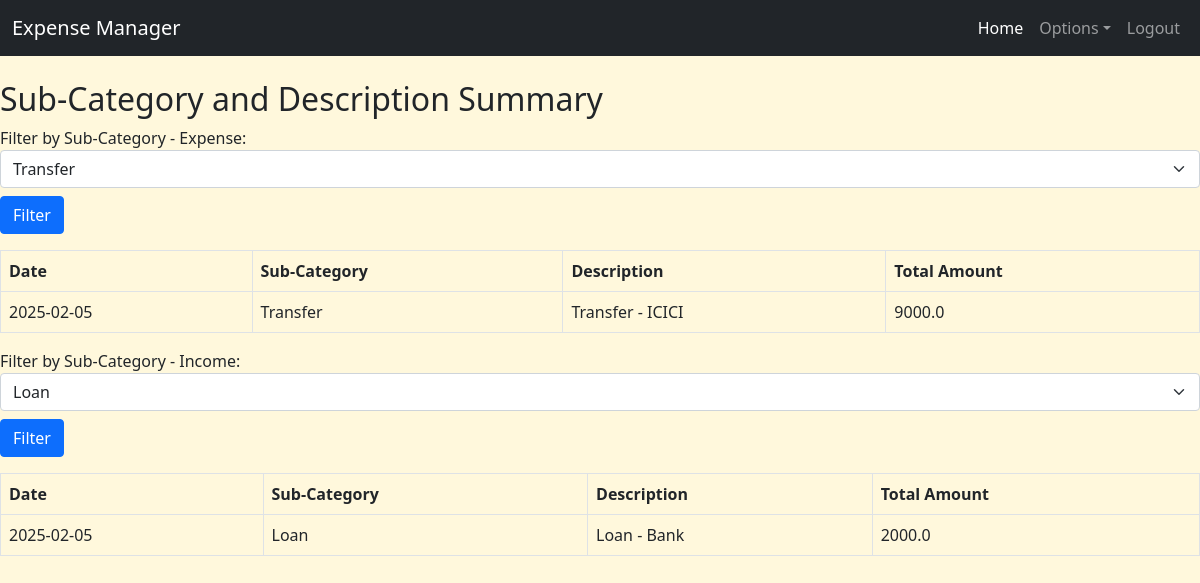
Page /filtersummary (signed in) on the committed database.
### app.py (models this page shows)
class IncomeExpenseManager(db.Model):
    id = db.Column(db.Integer, primary_key=True)
    date = db.Column(db.Date, nullable=False)
    from_bank = db.Column(db.String(10), nullable=True)
    to_bank = db.Column(db.String(10), nullable=True)
    category = db.Column(db.String(20), nullable=False)
    sub_category = db.Column(db.String(50), nullable=False)
    description = db.Column(db.String(100), nullable=False)
    amount = db.Column(db.Float, nullable=False)
    user_id = db.Column(db.Integer, db.ForeignKey('user.id'), nullable=False)  # NEW: Link expense to user
    user = db.relationship('User', backref=db.backref('expenses', lazy=True))  # NEW: Relationship

### app.py (the view)
@app.route('/filtersummary')
@login_required
def category_filter():
    categories = ["expense", "income"] #"saving", "investment",
    category_data = {}
    for category in categories:
        sub_categories = db.session.query(IncomeExpenseManager.sub_category).filter(IncomeExpenseManager.category == category, IncomeExpenseManager.user_id == current_user.id).distinct().all()
        sub_categories = [row[0] for row in sub_categories]  # Extract values
        selected_sub_category = request.args.get(f'sub_category_{category}', sub_categories[0] if sub_categories else None)
        sub_cat_des_summary = (db.session.query(IncomeExpenseManager.date, IncomeExpenseManager.sub_category, IncomeExpenseManager.description, db.func.sum(IncomeExpenseManager.amount).label('total_amount')).filter(IncomeExpenseManager.sub_category == selected_sub_category, IncomeExpenseManager.category == category, IncomeExpenseManager.user_id == current_user.id).group_by(IncomeExpenseManager.date, IncomeExpenseManager.sub_category, IncomeExpenseManager.description).order_by(IncomeExpenseManager.date.desc(), db.func.sum(IncomeExpenseManager.amount).desc()).all())
        category_data[category] = {
            "sub_categories": sub_categories,
            "selected_sub_category": selected_sub_category,
            "sub_cat_des_summary": sub_cat_des_summary
        }
    return render_template("category_Filter.html", category_data=category_data)

### app.py (called while the page is built)
@login_manager.user_loader
def load_user(user_id):
    return User.query.get(int(user_id))  # Fetch user from database

### templates/category_filter.html
{% extends 'base.html' %}
{% block content %}
<h2 class="mt-4">Sub-Category and Description Summary</h2>
{% for category, data in category_data.items() %}
    <form method="GET" action="{{ url_for('category_filter') }}" class="mb-3">
        <label for="sub_category_{{ category }}">Filter by Sub-Category - {{ category.capitalize() }}:</label>
        <select name="sub_category_{{ category }}" id="sub_category_{{ category }}" class="form-select">
            {% for sub_category in data.sub_categories %}
            <option value="{{ sub_category }}" {% if sub_category == data.selected_sub_category %}selected{% endif %}>
                {{ sub_category }}
            </option>
            {% endfor %}
        </select>
        <button type="submit" class="btn btn-primary mt-2">Filter</button>
    </form>
    {% if data.sub_cat_des_summary %}
    <table class="table table-bordered table-hover">
        <thead>
            <tr>
                <th scope="col">Date</th>
                <th scope="col">Sub-Category</th>
                <th scope="col">Description</th>
                <th scope="col">Total Amount</th>
            </tr>
        </thead>
        <tbody>
            {% for date, sub_category, description, total_amount in data.sub_cat_des_summary %}
            <tr>
                <td>{{ date.strftime('%Y-%m-%d') }}</td>
                <td>{{ sub_category }}</td>
                <td>{{ description }}</td>
                <td>{{ total_amount | round(2) }}</td>
            </tr>
            {% endfor %}
        </tbody>
    </table>
    {% else %}
    <p>No data available for the selected sub-category.</p>
    {% endif %}
{% endfor %}
{% endblock %}

### templates/base.html (style rules this page uses)
body { background-color: cornsilk; }

### rows in the picture
IncomeExpenseManager: capitalize "Expense", strftime "2025-02-05", sub_category "Transfer", description "Transfer - ICICI", amount "9000.0"
IncomeExpenseManager: capitalize "Income", strftime "2025-02-05", sub_category "Loan", description "Loan - Bank", amount "2000.0"

### other values in the picture
form field value "Transfer"
form field value "Loan"
